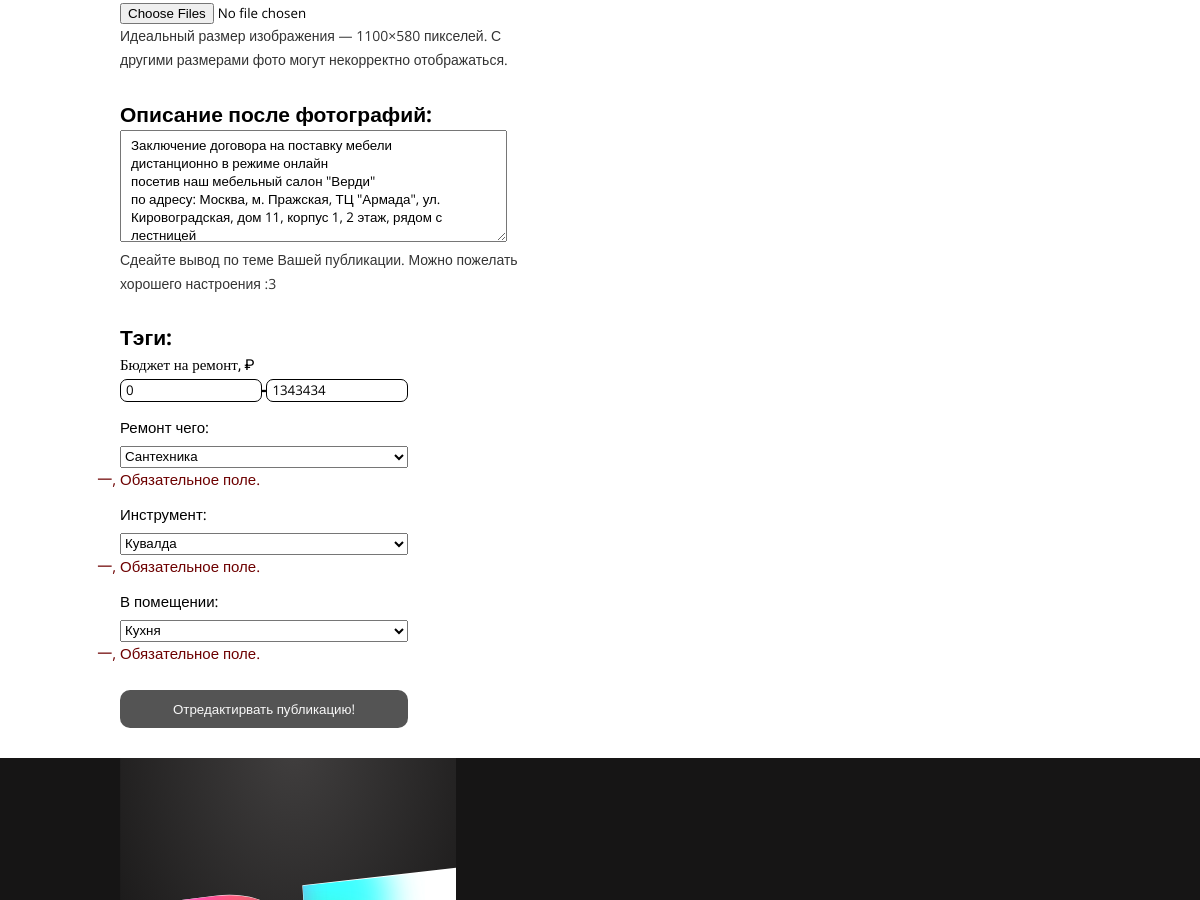
The app's page /pub/one/5/edit/ (signed in, middle part), older data.
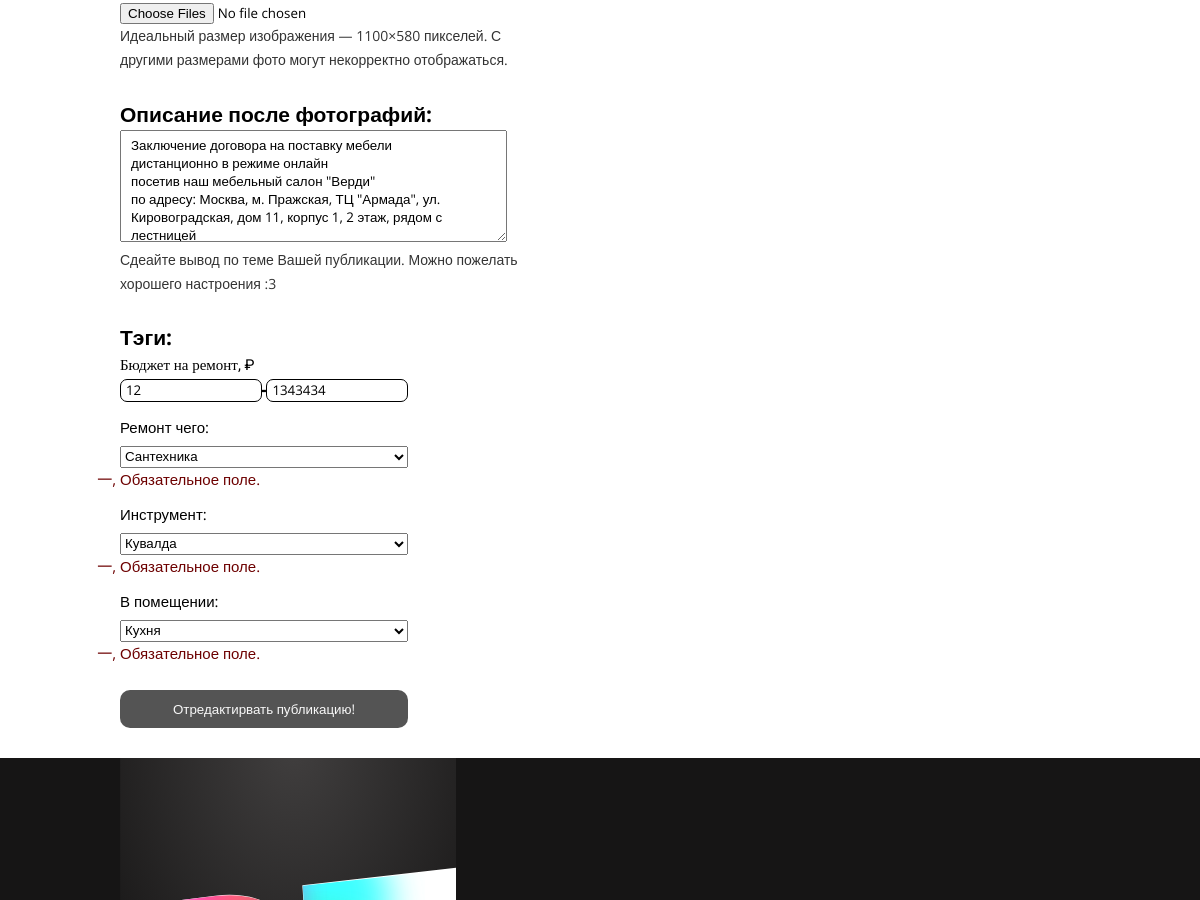
The same page, newer data.
### publicationapp/models.py (models this page shows, shortened)
class Publication(models.Model):
    title = models.CharField(max_length=135, verbose_name='Заголовок публикации')
    role = models.ForeignKey('PubRoles', on_delete=models.SET_DEFAULT, default=1, verbose_name='Вид публикации', blank=False)
    preview = models.FileField(max_length=200, upload_to='pub_media', validators=[FileExtensionValidator(['mp4', 'mov', 'png', 'jpg', 'jpeg', 'pdf'])], verbose_name='Превью')
    content_first_desc =  models.TextField(verbose_name='Текст перед фотографиями', default='')
    content_last_desc =  models.TextField(verbose_name='Текст после фотографий', blank=True, null=True, default='')
    author = models.ForeignKey(settings.AUTH_USER_MODEL, on_delete=models.DO_NOTHING, null=True, verbose_name='Автор')
    pushed = models.DateTimeField(auto_now_add=True, verbose_name='Дата и время публикации')
    cost_min = models.PositiveIntegerField(blank=True, default=0, verbose_name='бюджет от')
    cost_max = models.PositiveIntegerField(blank=True, default=1, verbose_name='бюджет до')
    seen_count = models.IntegerField(default=0, verbose_name='Сколько раз публикация была просмотрена')
    saved_count = models.IntegerField(default=0, verbose_name='Сколько раз публикация была сохранена')
    reported_count = models.IntegerField(default=0, verbose_name='Сколько раз на публикация было жалоб')
    shared_count = models.IntegerField(default=0, verbose_name='Сколько раз нажали поделиться публикацией')
    average_age_watchers = models.IntegerField(default=0, verbose_name='Средний возраст просмотревших')
    average_age_savers = models.IntegerField(default=0, verbose_name='Средний возраст сохранивших')
    class Meta:
        verbose_name = 'Публикация'
        verbose_name_plural = 'Публикации'
        ordering = ('-pushed',)

### publicationapp/views.py (the view, shortened to what this page needs)
# urls.py: path('one/<pk>/edit/', publicationapp.UpdatePub, name='pub_edit'),
def UpdatePub(request, pk):
    pub = Publication.objects.get(id=pk)
    photos = PubPhotos.objects.filter(id_pub=pk)
    tags = PubHasTags.objects.filter(pub_id=pk)
    tag_repair_what_to = None
    tag_repair_by_what = None
    tag_repair_where = None
    tag_design_room = None
    tag_design_style = None
    tag_lifehack_lifesphere = None
    if pub.role.id == 21:
        for t in tags:
            if t.tag_id.tag_category == 'Комната':
                tag_design_room = t.tag_id.id
            if t.tag_id.tag_category == 'Основной стиль':
                tag_design_style = t.tag_id.id
        form = PubForm({'title': pub.title, 'role': pub.role, 'preview': pub.preview, 'content_first_desc': pub.content_first_desc, 'content_last_desc': pub.content_last_desc, 'cost_min': pub.cost_min, 'cost_max': pub.cost_max, 'photo': photos, 'tag_design_room': tag_design_room, 'tag_design_style': tag_design_style, })
    title = 'Отредактирвать публикацию'
    return render(request, 'publicationapp/create_new_or_update.html', {'title': title, 'form': form, })

### publicationapp/models.py (called while the page is built)
    def __str__(self):
        return self.name

    def __str__(self):
        return self.tag_name

### publicationapp/templates/publicationapp/create_new_or_update.html (shortened to what this page needs)
{% extends 'mainapp/base.html' %}
{% block css %}
  <link rel="stylesheet" href="/static/lib\css\style_header.css">
  <link rel="stylesheet" href="/static/lib\css\style_footer.css">
  <link rel="stylesheet" href="/static/lib\css\style_watch_designs.css">
  <link rel="stylesheet" href="/static/lib\css\style_pub_create_new.css">
  <link rel="stylesheet" href="/static/lib\css\style_filter.css">
{% endblock %}
{% block content %}
  {% if user.role.id != 2 and user.role.id != 4 %}
    <div class="page_title" style="min-height: 600px;">
        <p class="title_p">Вам сюда нельзя.</p>
        <p>Но вы можете подать заявку на получение роли <a href="">автора</a> или <a href="">сотрудника</a>.</p>
    </div>
  {% else %}
    <div class="pubs_container">
      <form class="" action="" method="post" enctype="multipart/form-data">
        <div class="pub_photos pub_inp_one">
          {{ form.photo }}
          <p>Идеальный размер изображения — 1100×580 пикселей. С другими размерами фото могут некорректно отображаться.</p>
        </div>
        <div class="pub_description pub_inp_one">
          <h4>Описание после фотографий:</h4>
          {{ form.content_last_desc }}
          {{ form.content_last_desc.errors }}<p>Сдеайте вывод по теме Вашей публикации. Можно пожелать хорошего настроения :3</p>
        </div>
        <div class="pub_tags">
          <h4>Тэги:</h4>
          <div id="budget" class="filter_mini_div show cost">
            <p class="opened_filter_text full_width">Бюджет на ремонт, ₽</p>
            {{ form.cost_min }}
            <p style="font-size: 15px; font-weight: 900;">-</p>
            {{ form.cost_max }}
          </div>
          <div id="repair" class="filter_mini_div show checked_spheres">
            <p class="opened_filter_text full_width big_p">
              <span class="big_p_parth">
                Ремонт чего:
              </span>
            </p>
            {{ form.tag_repair_what_to }}
            {{ form.tag_repair_what_to.errors }}
          </div>
          <div id="repair" class="filter_mini_div show checked_styles">
            <p class="opened_filter_text full_width big_p">
              <span class="big_p_parth">
                Инструмент:
              </span>
            </p>
            {{ form.tag_repair_by_what }}
            {{ form.tag_repair_by_what.errors }}
          </div>
          <div id="repair" class="filter_mini_div show checked_rooms">
            <p class="opened_filter_text full_width big_p">
              <span class="big_p_parth">
                В помещении:
              </span>
            </p>
            {{ form.tag_repair_where }}
            {{ form.tag_repair_where.errors }}
          </div>
        </div>
        <input type="submit" name="create!" value="{{ title }}!">
      </form>
    </div>
  {% endif %}
{% endblock %}

Row changes from the older to the newer data that the page shows:
changed Publication: cost_min "0" → "12"
